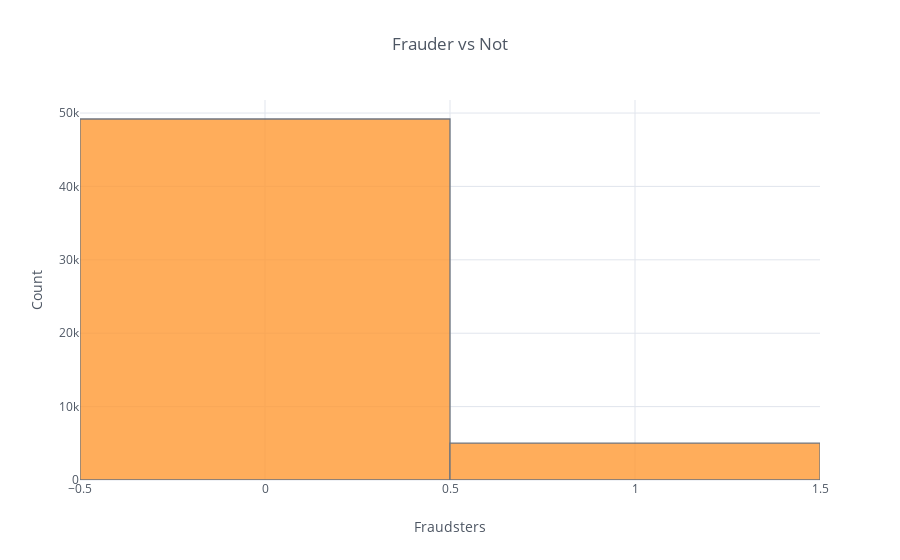

Notebook code for this chart:
### Markdown cell above
### Distribition of dependent variable

### Code cell
new_train["Fraudster"].iplot(kind="histogram", theme="white", title="Frauder vs Not",xTitle='Fraudsters', yTitle='Count')
new_train["Fraudster"].value_counts()

### Figure 1 — Plotly figure (JSON) as saved in the notebook; plotly's stock layout.template omitted (floating-point values rounded to 4 significant figures; data arrays with more than 128 entries replaced by an {"elided": "..."} marker saying what was removed)
{"data": [{"histfunc": "count", "histnorm": "", "marker": {"color": "rgba(255, 153, 51, 1.0)", "line": {"color": "#4D5663", "width": 1.3}}, "name": "Fraudster", "opacity": 0.8, "orientation": "v", "type": "histogram", "uid": "79c9ac31-9a02-449c-be2f-35775e9752d2", "x": {"elided": "54213 int values"}}], "layout": {"barmode": "overlay", "legend": {"bgcolor": "#FFFFFF", "font": {"color": "#4D5663"}}, "paper_bgcolor": "#FFFFFF", "plot_bgcolor": "#FFFFFF", "title": {"font": {"color": "#4D5663"}, "text": "Frauder vs Not"}, "xaxis": {"gridcolor": "#E1E5ED", "showgrid": true, "tickfont": {"color": "#4D5663"}, "title": {"font": {"color": "#4D5663"}, "text": "Fraudsters"}, "zerolinecolor": "#E1E5ED"}, "yaxis": {"gridcolor": "#E1E5ED", "showgrid": true, "tickfont": {"color": "#4D5663"}, "title": {"font": {"color": "#4D5663"}, "text": "Count"}, "zerolinecolor": "#E1E5ED"}}}
